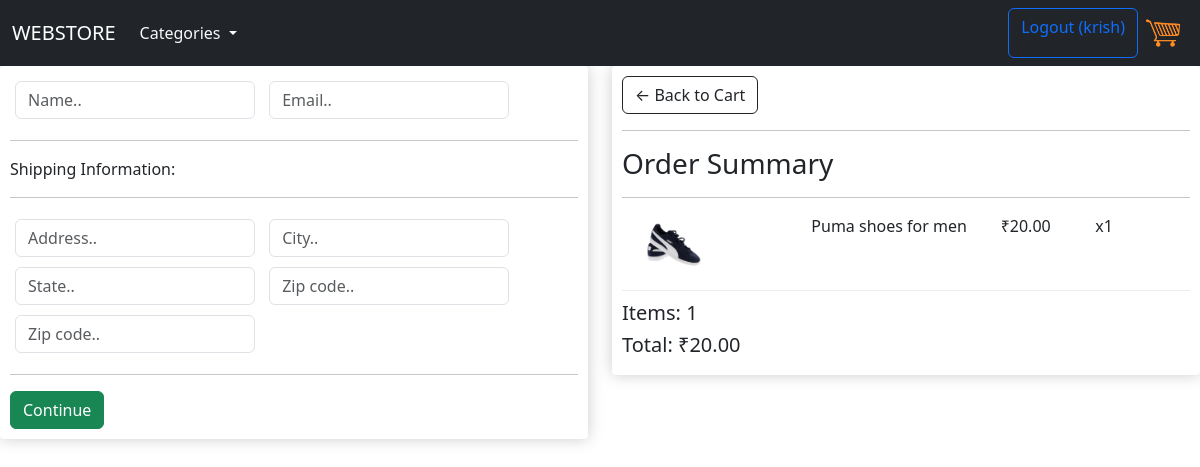
Screenshot of /checkout/ (signed in) with the database file from the repository.
### shop/models.py (models this page shows, shortened)
class OrderItem(models.Model):
	product = models.ForeignKey(Product, on_delete=models.SET_NULL, null=True)
	order = models.ForeignKey(Order, on_delete=models.SET_NULL, null=True)
	quantity = models.IntegerField(default=0, null=True, blank=True)
	date_added = models.DateTimeField(auto_now_add=True)
	@property
	def get_total(self):
		total = self.product.price * self.quantity
		return total

class Product(models.Model):
	name = models.CharField(max_length=200)
	price = models.FloatField()
	image = models.ImageField(null=True, blank=True)
	@property
	def imageURL(self):
		try:
			url = self.image.url
		except:
			url = ''
		return url

class Order(models.Model):
	customer = models.OneToOneField(User, on_delete=models.SET_NULL, null=True, blank=True)
	date_ordered = models.DateTimeField(auto_now_add=True)
	complete = models.BooleanField(default=False)
	transaction_id = models.CharField(max_length=100, null=True)
	@property
	def get_cart_total(self):
		orderitems = self.orderitem_set.all()
		total = sum([item.get_total for item in orderitems])
		return total
	@property
	def get_cart_items(self):
		orderitems = self.orderitem_set.all()
		total = sum([item.quantity for item in orderitems])
		return total

### shop/views.py (the view)
# urls.py: path('checkout/', views.checkout, name='checkout'),
def checkout(request):
	if request.user.is_authenticated:
		customer = request.user
		order, created = Order.objects.get_or_create(customer=customer, complete=False)
		items = order.orderitem_set.all()
	else:
		items = []
		order = {'get_cart_total':0, 'get_cart_items':0}
	context = {'items':items, 'order':order}
	return render(request, 'checkout.html', context)

### shop/templates/checkout.html (shortened to what this page needs)
<!DOCTYPE html>
{% extends 'home.html' %}
{% load static %}
{% block content %}
<html lang="en">
<head>
</head>
<body>
	<div class="row">
		<div class="col-lg-6">
			<div class="box-element" id="form-wrapper">
				<form id="form">
					<div id="user-info">
						<div class="form-field">
							<input required class="form-control" type="text" name="name" placeholder="Name..">
						</div>
						<div class="form-field">
							<input required class="form-control" type="email" name="email" placeholder="Email..">
						</div>
					</div>
					<div id="shipping-info">
						<hr>
						<p>Shipping Information:</p>
						<hr>
						<div class="form-field">
							<input class="form-control" type="text" name="address" placeholder="Address..">
						</div>
						<div class="form-field">
							<input class="form-control" type="text" name="city" placeholder="City..">
						</div>
						<div class="form-field">
							<input class="form-control" type="text" name="state" placeholder="State..">
						</div>
						<div class="form-field">
							<input class="form-control" type="text" name="zipcode" placeholder="Zip code..">
						</div>
						<div class="form-field">
							<input class="form-control" type="text" name="country" placeholder="Zip code..">
						</div>
					</div>
					<hr>
					<input id="form-button" class="btn btn-success btn-block" type="submit" value="Continue">
				</form>
			</div>
			<br>
		</div>
		<div class="col-lg-6">
			<div class="box-element">
				<a  class="btn btn-outline-dark" href="{% url 'cart' %}">&#x2190; Back to Cart</a>
				<hr>
				<h3>Order Summary</h3>
				<hr>
				{% for item in items %}
				<div class="cart-row">
					<div style="flex:2"><img class="row-image" src="{{item.product.imageURL}}"></div>
					<div style="flex:2"><p>{{item.product.name}}</p></div>
					<div style="flex:1"><p>₹{{item.product.price|floatformat:2}}</p></div>
					<div style="flex:1"><p>x{{item.quantity}}</p></div>
				</div>
				{% endfor %}
				<h5>Items:   {{order.get_cart_items}}</h5>
				<h5>Total:   ₹{{order.get_cart_total|floatformat:2}}</h5>
			</div>
		</div>
	</div>
</body>
</html>
{% endblock content %}

### shop/templates/home.html (shortened to what this page needs)
<!DOCTYPE html>
{% load static %}
<link rel="stylesheet" type="text/css" href="{% static 'css/home.css' %}">
<html lang="en">
<head>
    <link href="https://cdn.jsdelivr.net/npm/bootstrap@5.3.2/dist/css/bootstrap.min.css" rel="stylesheet">
</head>
<body>
    <nav class="navbar navbar-expand-lg navbar-dark bg-dark ">
        <div class="container-fluid">
          <a class="navbar-brand" href="{% url 'home' %}">WEBSTORE</a>
          <div class="collapse navbar-collapse" id="navbarSupportedContent">
            <ul class="navbar-nav me-auto mb-2 mb-lg-0">
              <li class="nav-item dropdown">
                <a class="nav-link dropdown-toggle text-light" href="#" role="button" data-bs-toggle="dropdown" aria-expanded="false">
                  Categories
                </a>
              </li>
            </ul>
            <form class="d-flex" role="search">
              {% if user.is_authenticated %}
          <a class="btn btn-outline-primary ms-2" href="{% url 'logoutaccount' %}">
            Logout ({{ user.username }})
          </a>
          <div>
            <a href="{% url 'cart' %}">
                <img class="cartsize"  id="cart-icon" src="{% static 'images/cart.png' %}">
            </a>
          </div>
          {% else %}
          <a href="{% url 'loginaccount' %}" class="btn btn-outline-primary ms-2">Login</a>
          <a href="{% url 'signupaccount' %}" class="btn btn-outline-primary ms-2">Sign Up</a>
          {% endif %}
            </form>
        </div>
      </nav>
      <div>
        {% block content %}{% endblock content %}
      </div>
</body>
</html>

### static/css/home.css (style rules this page uses)
.cartsize { width: 50px; height: 50px; }
h1,h2,h3,h4,h5,h6 { color:hsl(0, 0%, 30%); }
.box-element { box-shadow:hsl(0, 0%, 80%) 0 0 16px; background-color: #fff; border-radius: 4px; padding: 10px; }
.bg-dark { background-color: #4f868c!important; }
.col-lg-4, .col-lg-6, .col-lg-8, .col-lg-12 { margin-top: 10px; }
.btn { border-radius: 0; }
.row-image { width: 100px; }
.form-field { width:250px; display: inline-block; padding: 5px; }
.cart-row { display: flex; align-items: flex-stretch; padding-bottom: 10px; margin-bottom: 10px; border-bottom: 1px solid #ececec; }

### rows the page displays
OrderItem: product.imageURL (picture), product.name "Puma shoes for men", product.price "20.00", quantity "1"
Order: get_cart_items "1", get_cart_total "20.00"

### other values shown
{{ user.username }} "krish"
